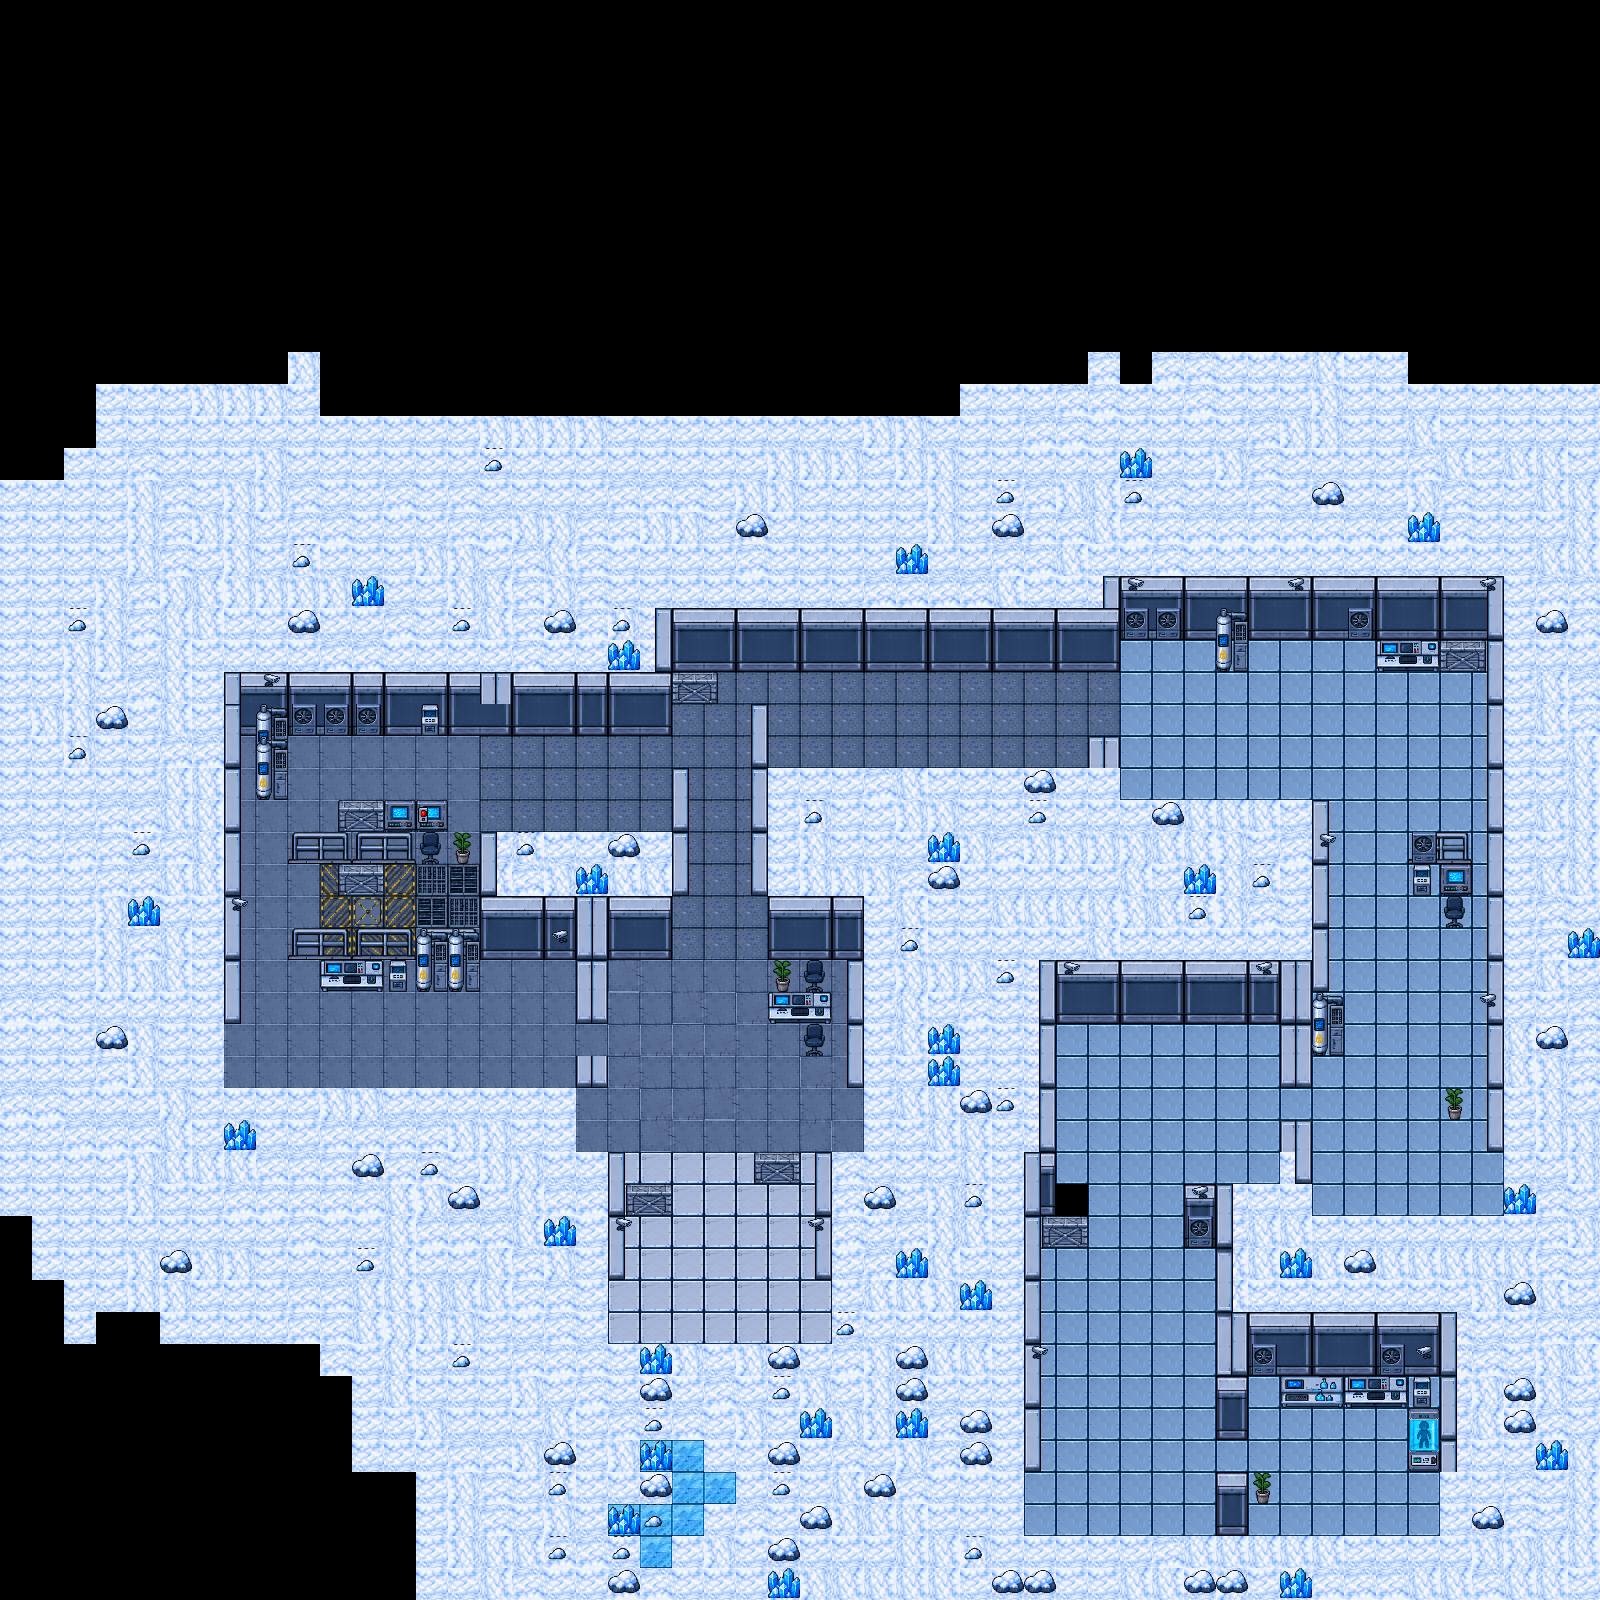

Tiled map render using the project's own tile images. Description and the map definition, with tile-layer contents summarised, below:
An orthogonal 50x50 tile map with 32x32 px tiles, 3 tile layers (Tile Layer 1, Overlap Layer, Decorations), 5 tilesets and 309 objects (151x Wall1, 30x EnemySpawn, 8x Interactible, 8x IronDoor1, 2x Pistol, ...).

<map version="1.10" tiledversion="1.12.2" orientation="orthogonal" renderorder="right-down" width="50" height="50" tilewidth="32" tileheight="32" infinite="0" nextlayerid="20" nextobjectid="430">
 <tileset firstgid="1" source="../../tiled/tilesets/InteriorTutorial.tsx" />
 <tileset firstgid="225" name="StoneGround" tilewidth="32" tileheight="32" tilecount="64" columns="8">
  <image source="../../tiled/tilesets/basic_pixel_art_topdown/TX Tileset Stone Ground.png" width="256" height="256" />
 </tileset>
 <tileset firstgid="289" name="Walls" tilewidth="32" tileheight="32" tilecount="256" columns="16">
  <image source="../../tiled/tilesets/basic_pixel_art_topdown/TX Tileset Wall.png" width="512" height="512" />
 </tileset>
 <tileset firstgid="545" name="Structs" tilewidth="32" tileheight="32" tilecount="256" columns="16">
  <image source="../../tiled/tilesets/basic_pixel_art_topdown/TX Struct.png" width="512" height="512" />
 </tileset>
 <tileset firstgid="801" source="../../tiled/tilesets/antarctica.tsx" />
 <layer id="19" name="Tile Layer 1" width="50" height="50">
  <data>[2500 cells, 1932 non-empty, 14 distinct tile ids]</data>
 </layer>
 <layer id="18" name="Overlap Layer" width="50" height="50">
  <data>[2500 cells, 248 non-empty, 24 distinct tile ids]</data>
 </layer>
 <layer id="17" name="Decorations" width="50" height="50">
  <data>[2500 cells, 104 non-empty, 26 distinct tile ids]</data>
 </layer>
 <objectgroup id="16" name="Toolspawn" visible="0">
  <object id="285" name="Key" x="330.667" y="844">
   <point />
  </object>
  <object id="286" name="Pistol" x="463.333" y="818">
   <point />
  </object>
  <object id="287" name="Pistol" x="639.333" y="1174">
   <point />
  </object>
  <object id="288" name="Munition" x="491.333" y="970">
   <point />
  </object>
  <object id="424" name="Taser" x="1268.67" y="1393.33">
   <point />
  </object>
 </objectgroup>
 <objectgroup id="13" name="Objektebene">
  <object id="76" name="Wall1" gid="872" x="800" y="1344" width="32" height="32">
   <properties>
    <property name="Seethrough" type="bool" value="true" />
   </properties>
  </object>
  <object id="77" name="Wall1" gid="871" x="768" y="1344" width="32" height="32">
   <properties>
    <property name="Seethrough" type="bool" value="true" />
   </properties>
  </object>
  <object id="78" name="Wall1" gid="840" x="800" y="1312" width="32" height="32">
   <properties>
    <property name="Seethrough" type="bool" value="true" />
   </properties>
  </object>
  <object id="79" name="Wall1" gid="839" x="768" y="1312" width="32" height="32">
   <properties>
    <property name="Seethrough" type="bool" value="true" />
   </properties>
  </object>
  <object id="84" name="Wall1" gid="872" x="640" y="1344" width="32" height="32">
   <properties>
    <property name="Seethrough" type="bool" value="true" />
   </properties>
  </object>
  <object id="85" name="Wall1" gid="871" x="608" y="1344" width="32" height="32">
   <properties>
    <property name="Seethrough" type="bool" value="true" />
   </properties>
  </object>
  <object id="86" name="Wall1" gid="840" x="640" y="1312" width="32" height="32">
   <properties>
    <property name="Seethrough" type="bool" value="true" />
   </properties>
  </object>
  <object id="87" name="Wall1" gid="839" x="608" y="1312" width="32" height="32">
   <properties>
    <property name="Seethrough" type="bool" value="true" />
   </properties>
  </object>
  <object id="88" name="Wall1" gid="872" x="672" y="1152" width="32" height="32">
   <properties>
    <property name="Seethrough" type="bool" value="true" />
   </properties>
  </object>
  <object id="89" name="Wall1" gid="871" x="640" y="1152" width="32" height="32">
   <properties>
    <property name="Seethrough" type="bool" value="true" />
   </properties>
  </object>
  <object id="90" name="Wall1" gid="840" x="672" y="1120" width="32" height="32">
   <properties>
    <property name="Seethrough" type="bool" value="true" />
   </properties>
  </object>
  <object id="91" name="Wall1" gid="839" x="640" y="1120" width="32" height="32">
   <properties>
    <property name="Seethrough" type="bool" value="true" />
   </properties>
  </object>
  <object id="92" name="Wall1" gid="872" x="768" y="1152" width="32" height="32">
   <properties>
    <property name="Seethrough" type="bool" value="true" />
   </properties>
  </object>
  <object id="93" name="Wall1" gid="871" x="736" y="1152" width="32" height="32">
   <properties>
    <property name="Seethrough" type="bool" value="true" />
   </properties>
  </object>
  <object id="94" name="Wall1" gid="840" x="768" y="1120" width="32" height="32">
   <properties>
    <property name="Seethrough" type="bool" value="true" />
   </properties>
  </object>
  <object id="95" name="Wall1" gid="839" x="736" y="1120" width="32" height="32">
   <properties>
    <property name="Seethrough" type="bool" value="true" />
   </properties>
  </object>
  <object id="96" name="Wall1" gid="872" x="832" y="1152" width="32" height="32">
   <properties>
    <property name="Seethrough" type="bool" value="true" />
   </properties>
  </object>
  <object id="97" name="Wall1" gid="871" x="800" y="1152" width="32" height="32">
   <properties>
    <property name="Seethrough" type="bool" value="true" />
   </properties>
  </object>
  <object id="98" name="Wall1" gid="840" x="832" y="1120" width="32" height="32">
   <properties>
    <property name="Seethrough" type="bool" value="true" />
   </properties>
  </object>
  <object id="99" name="Wall1" gid="839" x="800" y="1120" width="32" height="32">
   <properties>
    <property name="Seethrough" type="bool" value="true" />
   </properties>
  </object>
  <object id="100" name="Wall1" gid="872" x="608" y="1152" width="32" height="32">
   <properties>
    <property name="Seethrough" type="bool" value="true" />
   </properties>
  </object>
  <object id="101" name="Wall1" gid="871" x="576" y="1152" width="32" height="32">
   <properties>
    <property name="Seethrough" type="bool" value="true" />
   </properties>
  </object>
  <object id="102" name="Wall1" gid="840" x="608" y="1120" width="32" height="32">
   <properties>
    <property name="Seethrough" type="bool" value="true" />
   </properties>
  </object>
  <object id="103" name="Wall1" gid="839" x="576" y="1120" width="32" height="32">
   <properties>
    <property name="Seethrough" type="bool" value="true" />
   </properties>
  </object>
  <object id="107" gid="934" x="830" y="1149.67" width="32" height="32" />
  <object id="108" gid="934" x="832" y="1184" width="32" height="32" />
  <object id="109" gid="934" x="800" y="1152" width="32" height="32" />
  <object id="110" gid="934" x="800" y="1184" width="32" height="32" />
  <object id="111" gid="934" x="768" y="1184" width="32" height="32" />
  <object id="112" gid="934" x="736" y="1184" width="32" height="32" />
  <object id="113" gid="934" x="736" y="1152" width="32" height="32" />
  <object id="114" gid="934" x="768" y="1152" width="32" height="32" />
  <object id="115" gid="934" x="672" y="1152" width="32" height="32" />
  <object id="116" gid="934" x="672" y="1184" width="32" height="32" />
  <object id="117" gid="934" x="640" y="1152" width="32" height="32" />
  <object id="118" gid="934" x="640" y="1184" width="32" height="32" />
  <object id="119" gid="934" x="640" y="1152" width="32" height="32" />
  <object id="120" gid="934" x="672" y="1152" width="32" height="32" />
  </objectgroup>
 <objectgroup id="6" name="Collisions" visible="0">
  <!-- 83 objects omitted --></objectgroup>
 <objectgroup id="11" name="Spawns" visible="0">
  <!-- 32 objects omitted --></objectgroup>
 <objectgroup id="15" name="Paths" />
 <objectgroup id="14" name="Tutorial">
  <!-- 3 objects omitted --></objectgroup>
 <objectgroup id="7" name="Interactions" />
</map>
<!-- 266 of 309 objects omitted -->
